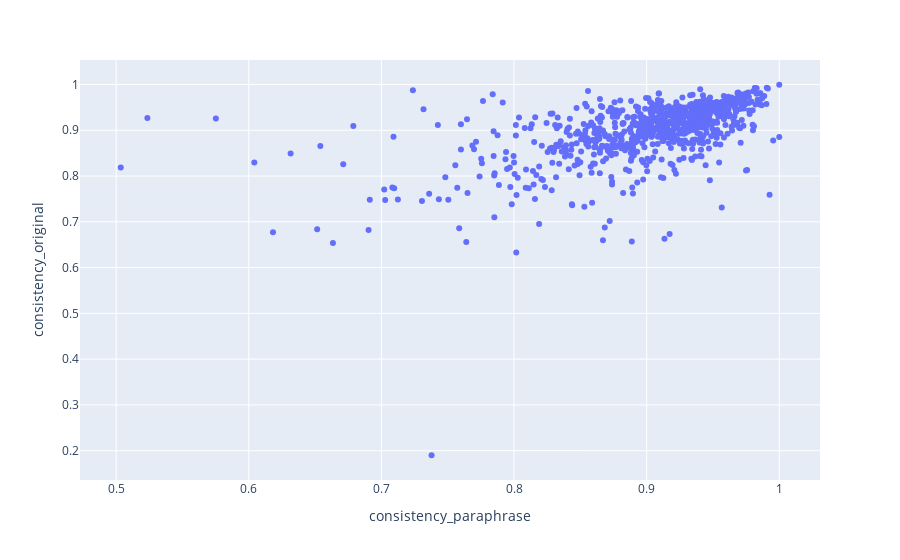

Write notebook code for a chart like this one.
### Code cell
import plotly.express as px

feat_1 = 'consistency_original'
feat_2 = 'consistency_paraphrase'

fig = px.scatter(consist_compare_df, y=feat_1, x=feat_2, hover_data=['original', 'paraphrase', 'i'])
fig.show()

### Figure 1 — Plotly figure (JSON) as saved in the notebook; plotly's stock layout.template omitted (floating-point values rounded to 4 significant figures; data arrays with more than 128 entries replaced by an {"elided": "..."} marker saying what was removed)
{"data": [{"customdata": {"elided": "817x3 mixed values"}, "hovertemplate": "consistency_paraphrase=%{x}<br>consistency_original=%{y}<br>original=%{customdata[0]}<br>paraphrase=%{customdata[1]}<br>i=%{customdata[2]}<extra></extra>", "legendgroup": "", "marker": {"color": "#636efa", "symbol": "circle"}, "mode": "markers", "name": "", "orientation": "v", "showlegend": false, "type": "scatter", "x": {"elided": "817 float values"}, "xaxis": "x", "y": {"elided": "817 float values"}, "yaxis": "y"}], "layout": {"legend": {"tracegroupgap": 0}, "margin": {"t": 60}, "xaxis": {"anchor": "y", "domain": [0, 1], "title": {"text": "consistency_paraphrase"}}, "yaxis": {"anchor": "x", "domain": [0, 1], "title": {"text": "consistency_original"}}}}
